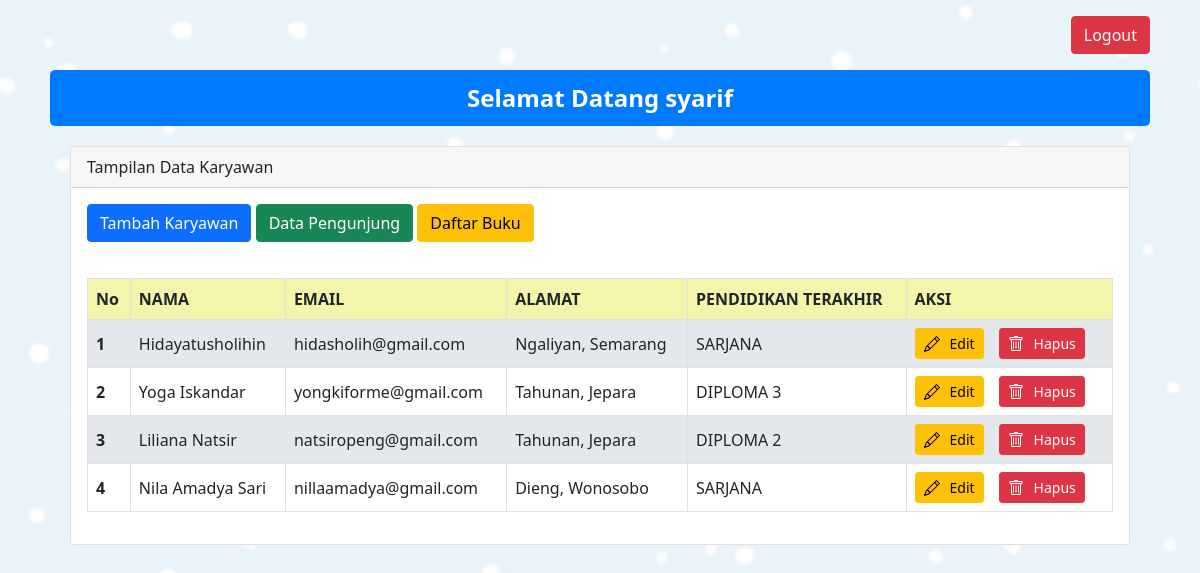
Screenshot of /index.php (signed in) with the database file from the repository.
### tables this page shows
CREATE TABLE `karyawan` (
  `id` int NOT NULL,
  `nama` varchar(200) NOT NULL,
  `email` varchar(200) NOT NULL,
  `pendidikan_terakhir` varchar(200) NOT NULL,
  `alamat` varchar(200) NOT NULL
);

### index.php (the view, shortened to what this page needs)
<?php
$koneksi = mysqli_connect("localhost", "root", "", "perpusda");
?>
<!DOCTYPE html>
<html lang="en">
<head>
    <link href="https://cdn.jsdelivr.net/npm/bootstrap@5.0.2/dist/css/bootstrap.min.css" rel="stylesheet"
>
</head>
<body>
    <div class="mx-auto">
        <div class="d-flex justify-content-end my-3">
            <a href="logout.php" class="btn btn-danger">Logout</a>
        </div>
        <div class="welcome-message">
            Selamat Datang <?php echo $_SESSION['session_username']; ?>
        </div>
        <div class="card">
            <div class="card-header">
                Tampilan Data Karyawan
            </div>
            <div class="card-body">
                <a href="karyawan/create.php" class="btn btn-primary mb-3">Tambah Karyawan</a>
                <a href="pengunjung/index.php" class="btn btn-success mb-3">Data Pengunjung</a>
                <a href="buku/index.php" class="btn btn-warning mb-3">Daftar Buku</a>
                <table class="table table-bordered table-striped">
                    <thead>
                        <tr>
                            <th scope="col">No</th>
                            <th scope="col">NAMA</th>
                            <th scope="col">EMAIL</th>
                            <th scope="col">ALAMAT</th>
                            <th scope="col">PENDIDIKAN TERAKHIR</th>
                            <th scope="col">AKSI</th>
                        </tr>
                    </thead>
                    <tbody>
                        <?php
                        $result = mysqli_query($koneksi, "SELECT *from karyawan ORDER BY id DESC");
                        $nomor_urut = 1;
                        while ($r1 = mysqli_fetch_array($result)) {
                            $id = $r1['id'];
                            $nama = $r1['nama'];
                            $email = $r1['email'];
                            $alamat = $r1['alamat'];
                            $pendidikan_terakhir = $r1['pendidikan_terakhir']; ?>
                            <tr>
                                <th scope="row"><?php echo $nomor_urut++ ?></th>
                                <td><?php echo $nama ?></td>
                                <td><?php echo $email ?></td>
                                <td><?php echo $alamat ?></td>
                                <td><?php echo $pendidikan_terakhir ?></td>
                                <td>
                                    <div class="action-buttons">
                                        <a href="karyawan/edit.php?id=<?php echo $id ?>"
                                            class="btn btn-warning btn-sm btn-icon-text">
                                            Edit
                                        </a>
                                        <a href="karyawan/delete.php?op=delete&id=<?php echo $id ?>"
                                            class="btn btn-danger btn-sm btn-icon-text"
                                            onclick="return confirm('Apakah Anda yakin ingin menghapus data ini?')">
                                            Hapus
                                        </a>
                                    </div>
                                </td>
                            </tr>
                        <?php } ?>
                    </tbody>
                </table>
            </div>
        </div>
    </div>
</body>
</html>

### index.php (style rules this page uses)
html, body { background-image: url(blue-snow.png); background-size: cover; background-attachment: fixed; }
.mx-auto { width: 1100px; }
.card { margin: 20px; }
table { margin-top: 20px; }
th, td { vertical-align: middle; }
.table-striped tbody tr:nth-of-type(odd) { background-color: #f0f4f7; }
.table-striped thead { background-color: #f4f5ab; }
.btn-icon-text { display: inline-flex; align-items: center; gap: 5px; margin-right: 5px; }
.btn-icon-text svg { margin-right: 5px; }
.action-buttons { display: flex; gap: 10px; }
.welcome-message { font-size: 24px; font-weight: bold; color: #ffffff; background-color: #007bff; padding: 10px; border-radius: 5px; text-align: center; margin-bottom: 20px; }

### rows the page displays
karyawan: nama "Hidayatusholihin", email "hidasholih@gmail.com", alamat "Ngaliyan, Semarang", pendidikan_terakhir "SARJANA"
karyawan: nama "Yoga Iskandar", email "yongkiforme@gmail.com", alamat "Tahunan, Jepara", pendidikan_terakhir "DIPLOMA 3"
karyawan: nama "Liliana Natsir", email "natsiropeng@gmail.com", alamat "Tahunan, Jepara", pendidikan_terakhir "DIPLOMA 2"
karyawan: nama "Nila Amadya Sari", email "nillaamadya@gmail.com", alamat "Dieng, Wonosobo", pendidikan_terakhir "SARJANA"

### other values shown
$_SESSION['session_username'] "syarif"
